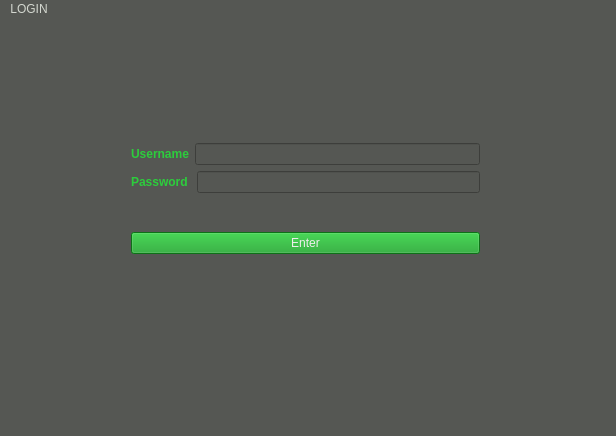
<?xml version="1.0" encoding="UTF-8"?>
<ui version="4.0">
 <class>MainWindow</class>
 <widget class="QMainWindow" name="MainWindow">
  <property name="geometry">
   <rect>
    <x>0</x>
    <y>0</y>
    <width>616</width>
    <height>436</height>
   </rect>
  </property>
  <property name="windowTitle">
   <string>MainWindow</string>
  </property>
  <property name="styleSheet">
   <string notr="true">background-color: rgb(85, 87, 83);
color: rgb(211, 215, 207);</string>
  </property>
  <widget class="QWidget" name="centralWidget">
   <widget class="QWidget" name="layoutWidget">
    <property name="geometry">
     <rect>
      <x>120</x>
      <y>80</y>
      <width>371</width>
      <height>201</height>
     </rect>
    </property>
    <layout class="QVBoxLayout" name="verticalLayout_2">
     <item>
      <layout class="QVBoxLayout" name="verticalLayout">
       <item>
        <layout class="QHBoxLayout" name="horizontalLayout_2">
         <item>
          <widget class="QLabel" name="label">
           <property name="styleSheet">
            <string notr="true">color: rgb(44, 205, 60);</string>
           </property>
           <property name="text">
            <string>&lt;html&gt;&lt;head/&gt;&lt;body&gt;&lt;p&gt;&lt;span style=&quot; font-weight:600;&quot;&gt;Username&lt;/span&gt;&lt;/p&gt;&lt;/body&gt;&lt;/html&gt;</string>
           </property>
          </widget>
         </item>
         <item>
          <widget class="QLineEdit" name="lineEdit_username">
           <property name="font">
            <font>
             <weight>50</weight>
             <bold>false</bold>
            </font>
           </property>
           <property name="styleSheet">
            <string notr="true">color: rgb(238, 238, 236);
border-color: rgb(238, 238, 236);</string>
           </property>
          </widget>
         </item>
        </layout>
       </item>
       <item>
        <layout class="QHBoxLayout" name="horizontalLayout_3">
         <item>
          <widget class="QLabel" name="label_2">
           <property name="styleSheet">
            <string notr="true">color: rgb(44, 205, 60);</string>
           </property>
           <property name="text">
            <string>&lt;html&gt;&lt;head/&gt;&lt;body&gt;&lt;p&gt;&lt;span style=&quot; font-weight:600;&quot;&gt;Password  &lt;/span&gt;&lt;/p&gt;&lt;/body&gt;&lt;/html&gt;</string>
           </property>
          </widget>
         </item>
         <item>
          <widget class="QLineEdit" name="lineEdit_2_password">
           <property name="styleSheet">
            <string notr="true">border-color: rgb(238, 238, 236);
color: rgb(238, 238, 236);


</string>
           </property>
          </widget>
         </item>
        </layout>
       </item>
      </layout>
     </item>
     <item>
      <widget class="QPushButton" name="pushButton_Login">
       <property name="styleSheet">
        <string notr="true">background-color: rgb(18, 158, 32);
color: rgb(238, 238, 236);</string>
       </property>
       <property name="text">
        <string>Enter</string>
       </property>
      </widget>
     </item>
    </layout>
   </widget>
  </widget>
  <widget class="QStatusBar" name="statusBar"/>
  <widget class="QMenuBar" name="menuBar">
   <property name="geometry">
    <rect>
     <x>0</x>
     <y>0</y>
     <width>616</width>
     <height>22</height>
    </rect>
   </property>
   <widget class="QMenu" name="menuLogin">
    <property name="title">
     <string>LOGIN</string>
    </property>
   </widget>
   <addaction name="menuLogin"/>
  </widget>
 </widget>
 <layoutdefault spacing="6" margin="11"/>
 <resources/>
 <connections/>
</ui>
